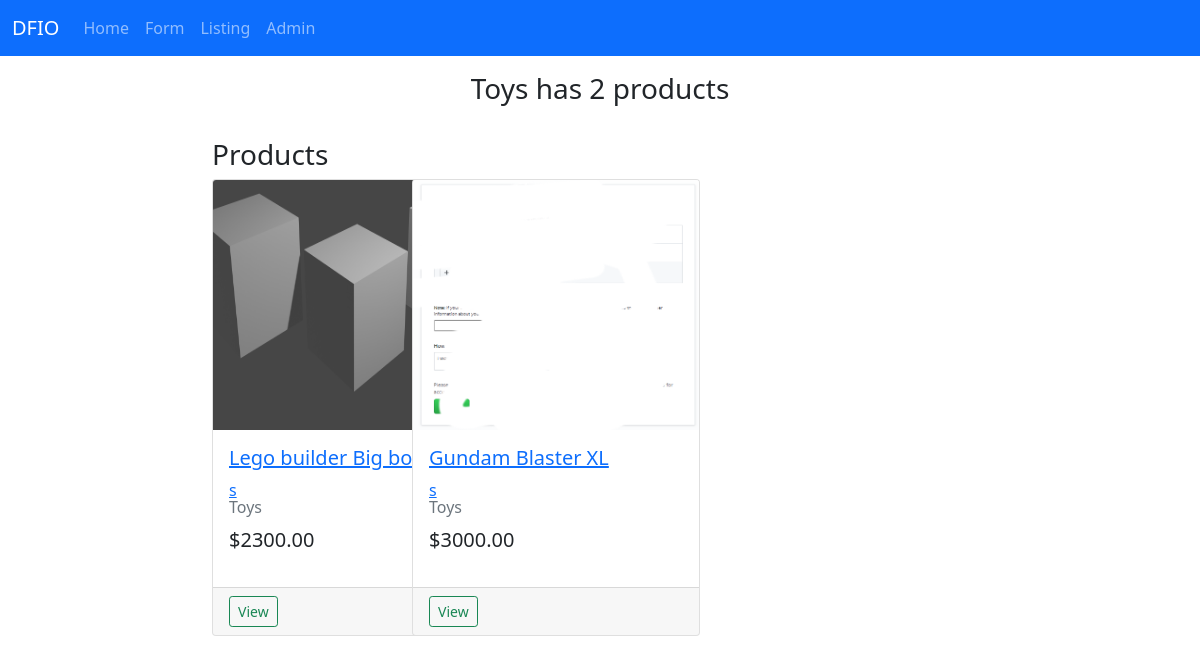
/category/?c=Toys, run on the app's committed database.
### home/models.py (models this page shows, shortened)
class Category(models.Model):
    name = models.CharField(max_length=200)
    def __str__(self):
        return self.name

class Product(models.Model):
    name = models.CharField(max_length=100, unique=True)
    description = models.TextField()
    price = models.DecimalField(max_digits=8, decimal_places=2)
    category = models.ForeignKey(Category, on_delete=models.DO_NOTHING)
    is_featured = models.BooleanField(default=False)
    barcode = models.CharField(max_length=13, unique=True)
    created_on = models.DateTimeField(auto_now_add=True)
    img = models.ImageField(upload_to='images/', blank=True, null=True)
    class Meta:
        verbose_name = 'Product'
        verbose_name_plural = 'Products'

### home/views.py (the view)
# urls.py: path('category/', views.categoryview, name='category'),
def categoryview(request):
    filter = request.GET.get('c')
    if filter:
        products = Product.objects.filter(category__name=filter)
    else:
        return redirect('listing')
    ctx = {
        'p_list': products,
        'category': filter,
        'count': products.count(),
    }
    return render(request, 'category.html', ctx)

### templates/category.html (shortened to what this page needs)
{% extends 'base.html' %}
{% load static %}
{% block body %}
<div class="container-fluid">
    <div class="row">
        <h3 class="text-center my-3">
            {{category}} has {{count}} products
        </h3>
        <div class="col-md-8 mx-auto py-3">
            <h3>Products</h3>
            <div class="row">
                {% for prd in p_list %}
                <div class="col-md-3">
                    <div class="card" style="width:18rem;">
                        <a href="{% url 'detail' prd.id %}">
                            <img src="{{prd.img.url}}" height="250" class="card-img-top" alt="{{prd.name}}">
                        </a>
                        <div class="card-body">
                            <a href="{% url 'detail' prd.id %}">
                                <h5 class="card-title">{{prd.name|truncatechars:22}}</h5>s
                            </a>
                            <h6 class="card-subtitle mb-2 text-muted ">{{prd.category}}</h6>
                            <p class="lead">${{prd.price}}</p>
                        </div>
                        <div class="card-footer">
                            <a href="{% url 'detail' prd.id %}"
                                class="btn btn-sm btn-outline-success btn-block">View</a>
                        </div>
                    </div>
                </div>
                {% empty %}
                <h1>No Products available</h1>
                {% endfor %}
            </div>
        </div>
    </div>
</div>
{% endblock body %}

### data on the page
Category: name "Toys"
Product: img (picture), name "Lego builder Big box", category "Toys", price "2300.00"
Product: img (picture), name "Gundam Blaster XL", category "Toys", price "3000.00"

### other printed values
{{ count }} "2"
